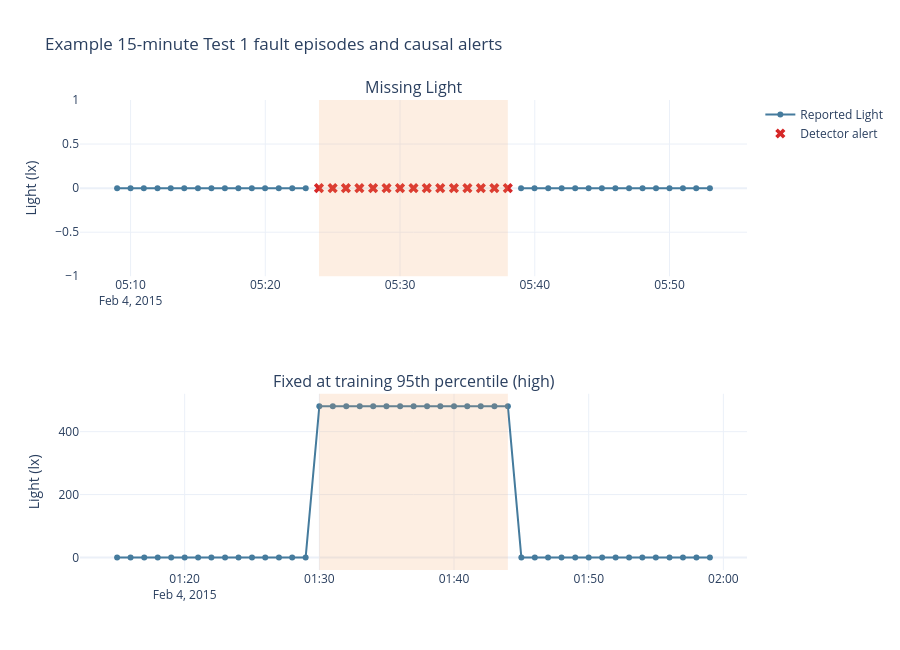

Here is the notebook cell this chart was saved with:
### Markdown cell above
## 3. What a detector sees during an episode

The shaded interval is the injected ground-truth fault. Red crosses mark rows where any detector rule fires. Because the detector is causal, a stuck episode cannot be recognized until enough unchanged readings have accumulated.

### Code cell
example_scenarios = ["missing", "stuck_high"]
fig = make_subplots(
    rows=2,
    cols=1,
    subplot_titles=tuple(SCENARIO_LABELS[value] for value in example_scenarios),
    shared_xaxes=False,
)
for row_number, scenario in enumerate(example_scenarios, start=1):
    rows = trace.loc[(trace["split"] == "test_1") & (trace["scenario"] == scenario)].copy()
    fig.add_trace(
        go.Scatter(
            x=rows["date"],
            y=rows["Light"],
            mode="lines+markers",
            name="Reported Light",
            line={"color": "#457b9d"},
            showlegend=row_number == 1,
            hovertemplate="%{x}<br>Light: %{y:.1f} lx<extra></extra>",
        ),
        row=row_number,
        col=1,
    )
    alerts = rows.loc[rows["detected_light_fault"]].copy()
    marker_height = rows["Light"].dropna().max()
    alerts["marker_height"] = marker_height
    fig.add_trace(
        go.Scatter(
            x=alerts["date"],
            y=alerts["marker_height"],
            mode="markers",
            name="Detector alert",
            marker={"color": "#d62828", "symbol": "x", "size": 9},
            showlegend=row_number == 1,
            hovertemplate="%{x}<br>Detector alert<extra></extra>",
        ),
        row=row_number,
        col=1,
    )
    fault_rows = rows.loc[rows["true_light_fault"]]
    fig.add_vrect(
        x0=fault_rows["date"].min(),
        x1=fault_rows["date"].max(),
        fillcolor="#f4a261",
        opacity=0.18,
        line_width=0,
        row=row_number,
        col=1,
    )
fig.update_yaxes(title_text="Light (lx)")
fig.update_layout(
    template=PLOTLY_TEMPLATE,
    title="Example 15-minute Test 1 fault episodes and causal alerts",
    height=650,
)
fig.show()

### Figure 1 — Plotly figure (JSON) as saved in the notebook; plotly's stock layout.template omitted (floating-point values rounded to 4 significant figures)
{"data": [{"hovertemplate": "%{x}<br>Light: %{y:.1f} lx<extra></extra>", "line": {"color": "#457b9d"}, "mode": "lines+markers", "name": "Reported Light", "showlegend": true, "type": "scatter", "x": ["2015-02-04T05:09:00.000000", "2015-02-04T05:10:00.000000", "2015-02-04T05:10:59.000000", "2015-02-04T05:12:00.000000", "2015-02-04T05:12:59.000000", "2015-02-04T05:13:59.000000", "2015-02-04T05:15:00.000000", "2015-02-04T05:16:00.000000", "2015-02-04T05:17:00.000000", "2015-02-04T05:18:00.000000", "2015-02-04T05:19:00.000000", "2015-02-04T05:19:59.000000", "2015-02-04T05:21:00.000000", "2015-02-04T05:22:00.000000", "2015-02-04T05:23:00.000000", "2015-02-04T05:23:59.000000", "2015-02-04T05:25:00.000000", "2015-02-04T05:25:59.000000", "2015-02-04T05:26:59.000000", "2015-02-04T05:28:00.000000", "2015-02-04T05:29:00.000000", "2015-02-04T05:30:00.000000", "2015-02-04T05:31:00.000000", "2015-02-04T05:31:59.000000", "2015-02-04T05:32:59.000000", "2015-02-04T05:34:00.000000", "2015-02-04T05:35:00.000000", "2015-02-04T05:36:00.000000", "2015-02-04T05:37:00.000000", "2015-02-04T05:38:00.000000", "2015-02-04T05:38:59.000000", "2015-02-04T05:39:59.000000", "2015-02-04T05:41:00.000000", "2015-02-04T05:42:00.000000", "2015-02-04T05:43:00.000000", "2015-02-04T05:44:00.000000", "2015-02-04T05:44:59.000000", "2015-02-04T05:45:59.000000", "2015-02-04T05:47:00.000000", "2015-02-04T05:48:00.000000", "2015-02-04T05:49:00.000000", "2015-02-04T05:50:00.000000", "2015-02-04T05:51:00.000000", "2015-02-04T05:51:59.000000", "2015-02-04T05:53:00.000000"], "xaxis": "x", "y": [0.0, 0.0, 0.0, 0.0, 0.0, 0.0, 0.0, 0.0, 0.0, 0.0, 0.0, 0.0, 0.0, 0.0, 0.0, NaN, NaN, NaN, NaN, NaN, NaN, NaN, NaN, NaN, NaN, NaN, NaN, NaN, NaN, NaN, 0.0, 0.0, 0.0, 0.0, 0.0, 0.0, 0.0, 0.0, 0.0, 0.0, 0.0, 0.0, 0.0, 0.0, 0.0], "yaxis": "y"}, {"hovertemplate": "%{x}<br>Detector alert<extra></extra>", "marker": {"color": "#d62828", "size": 9, "symbol": "x"}, "mode": "markers", "name": "Detector alert", "showlegend": true, "type": "scatter", "x": ["2015-02-04T05:23:59.000000", "2015-02-04T05:25:00.000000", "2015-02-04T05:25:59.000000", "2015-02-04T05:26:59.000000", "2015-02-04T05:28:00.000000", "2015-02-04T05:29:00.000000", "2015-02-04T05:30:00.000000", "2015-02-04T05:31:00.000000", "2015-02-04T05:31:59.000000", "2015-02-04T05:32:59.000000", "2015-02-04T05:34:00.000000", "2015-02-04T05:35:00.000000", "2015-02-04T05:36:00.000000", "2015-02-04T05:37:00.000000", "2015-02-04T05:38:00.000000"], "xaxis": "x", "y": [0.0, 0.0, 0.0, 0.0, 0.0, 0.0, 0.0, 0.0, 0.0, 0.0, 0.0, 0.0, 0.0, 0.0, 0.0], "yaxis": "y"}, {"hovertemplate": "%{x}<br>Light: %{y:.1f} lx<extra></extra>", "line": {"color": "#457b9d"}, "mode": "lines+markers", "name": "Reported Light", "showlegend": false, "type": "scatter", "x": ["2015-02-04T01:14:59.000000", "2015-02-04T01:15:59.000000", "2015-02-04T01:17:00.000000", "2015-02-04T01:18:00.000000", "2015-02-04T01:19:00.000000", "2015-02-04T01:20:00.000000", "2015-02-04T01:21:00.000000", "2015-02-04T01:21:59.000000", "2015-02-04T01:23:00.000000", "2015-02-04T01:24:00.000000", "2015-02-04T01:25:00.000000", "2015-02-04T01:25:59.000000", "2015-02-04T01:27:00.000000", "2015-02-04T01:27:59.000000", "2015-02-04T01:28:59.000000", "2015-02-04T01:30:00.000000", "2015-02-04T01:31:00.000000", "2015-02-04T01:32:00.000000", "2015-02-04T01:33:00.000000", "2015-02-04T01:34:00.000000", "2015-02-04T01:34:59.000000", "2015-02-04T01:36:00.000000", "2015-02-04T01:37:00.000000", "2015-02-04T01:38:00.000000", "2015-02-04T01:38:59.000000", "2015-02-04T01:40:00.000000", "2015-02-04T01:40:59.000000", "2015-02-04T01:41:59.000000", "2015-02-04T01:43:00.000000", "2015-02-04T01:44:00.000000", "2015-02-04T01:45:00.000000", "2015-02-04T01:46:00.000000", "2015-02-04T01:46:59.000000", "2015-02-04T01:47:59.000000", "2015-02-04T01:49:00.000000", "2015-02-04T01:50:00.000000", "2015-02-04T01:51:00.000000", "2015-02-04T01:52:00.000000", "2015-02-04T01:53:00.000000", "2015-02-04T01:53:59.000000", "2015-02-04T01:54:59.000000", "2015-02-04T01:56:00.000000", "2015-02-04T01:57:00.000000", "2015-02-04T01:58:00.000000", "2015-02-04T01:59:00.000000"], "xaxis": "x2", "y": [0.0, 0.0, 0.0, 0.0, 0.0, 0.0, 0.0, 0.0, 0.0, 0.0, 0.0, 0.0, 0.0, 0.0, 0.0, 480.7, 480.7, 480.7, 480.7, 480.7, 480.7, 480.7, 480.7, 480.7, 480.7, 480.7, 480.7, 480.7, 480.7, 480.7, 0.0, 0.0, 0.0, 0.0, 0.0, 0.0, 0.0, 0.0, 0.0, 0.0, 0.0, 0.0, 0.0, 0.0, 0.0], "yaxis": "y2"}, {"hovertemplate": "%{x}<br>Detector alert<extra></extra>", "marker": {"color": "#d62828", "size": 9, "symbol": "x"}, "mode": "markers", "name": "Detector alert", "showlegend": false, "type": "scatter", "x": [], "xaxis": "x2", "y": [], "yaxis": "y2"}], "layout": {"annotations": [{"font": {"size": 16}, "showarrow": false, "text": "Missing Light", "x": 0.5, "xanchor": "center", "xref": "paper", "y": 1, "yanchor": "bottom", "yref": "paper"}, {"font": {"size": 16}, "showarrow": false, "text": "Fixed at training 95th percentile (high)", "x": 0.5, "xanchor": "center", "xref": "paper", "y": 0.375, "yanchor": "bottom", "yref": "paper"}], "height": 650, "shapes": [{"fillcolor": "#f4a261", "line": {"width": 0}, "opacity": 0.18, "type": "rect", "x0": "2015-02-04T05:23:59", "x1": "2015-02-04T05:38:00", "xref": "x", "y0": 0, "y1": 1, "yref": "y domain"}, {"fillcolor": "#f4a261", "line": {"width": 0}, "opacity": 0.18, "type": "rect", "x0": "2015-02-04T01:30:00", "x1": "2015-02-04T01:44:00", "xref": "x2", "y0": 0, "y1": 1, "yref": "y2 domain"}], "title": {"text": "Example 15-minute Test 1 fault episodes and causal alerts"}, "xaxis": {"anchor": "y", "domain": [0, 1]}, "xaxis2": {"anchor": "y2", "domain": [0, 1]}, "yaxis": {"anchor": "x", "domain": [0.625, 1], "title": {"text": "Light (lx)"}}, "yaxis2": {"anchor": "x2", "domain": [0, 0.375], "title": {"text": "Light (lx)"}}}}
